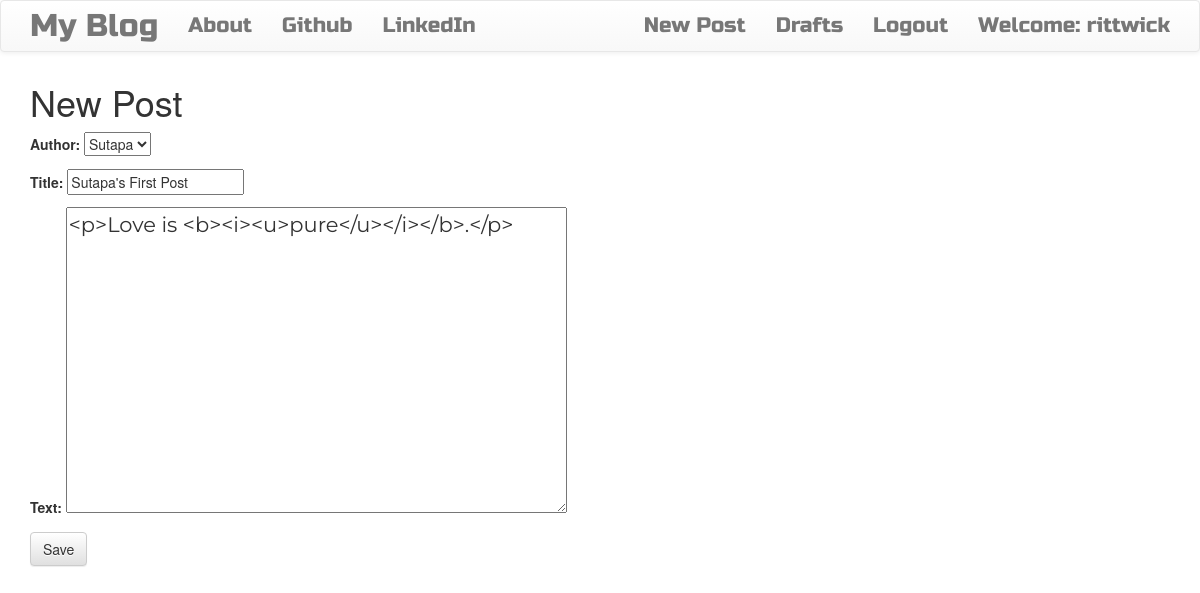
Page /post/2/edit (signed in) on the committed database.
### blog/models.py (models this page shows, shortened)
class Post(models.Model):
    author = models.ForeignKey("auth.User", on_delete=models.CASCADE)
    title = models.CharField(max_length=200)
    text = models.TextField()
    created_date = models.DateTimeField(default=timezone.now)
    published_date = models.DateTimeField(blank=True, null=True)

### blog/views.py (the view)
# urls.py: path('post/<int:pk>/edit', views.PostUpdateView.as_view(), name='post_edit'),
class PostUpdateView(LoginRequiredMixin, UpdateView):
    login_url = '/login/'
    redirect_field_name = 'blog/post_detail.html'
    form_class = PostForm
    model = Post

### blog/forms.py
class PostForm(forms.ModelForm):
    class Meta():
        model = Post
        fields = ('author', 'title', 'text')
        widgets = {
            'title': forms.TextInput(attrs={'class': 'textinputclass'}),
            'text': forms.Textarea(attrs={'class': 'editable medium-editor-textarea postcontent'})
        }

### blog/templates/blog/post_form.html (shortened to what this page needs)
{% extends 'blog/base.html' %}
{% block content %}
    <h1>New Post </h1>
    <form class="post-form" method="POST">
        {{form.as_p}}
        <input type="submit" value="Save" class="save btn btn-default">
    </form>
{% endblock content %}

### blog/templates/blog/base.html (shortened to what this page needs)
<!DOCTYPE html>
{% load static %}
<html lang="en">
<head>
    <link rel="stylesheet" href="https://maxcdn.bootstrapcdn.com/bootstrap/3.3.7/css/bootstrap.min.css">
    <link rel="stylesheet" href="https://maxcdn.bootstrapcdn.com/bootstrap/3.3.7/css/bootstrap-theme.min.css">
    <link rel="stylesheet" href="//cdn.jsdelivr.net/npm/medium-editor@latest/dist/css/medium-editor.min.css" type="text/css" media="screen" charset="utf-8">
    <link rel="stylesheet" href="{% static 'css/blog.css' %}">
</head>
<body class="loader">
    <nav class="navbar navbar-default techfont custom-navbar">
        <div class="container">
            <ul class="nav navbar-nav">
                <li><a href="{% url 'post_list' %}" class="navbar-brand bigbrand">My Blog</a></li>
                <li><a href="{% url 'about' %}">About</a></li>
                <li><a href="https://www.github.com">Github</a></li>
                <li><a href="https://www.linkedin.com">LinkedIn</a></li>
            </ul>
            <ul class="nav navbar-nav navbar-right">
                {% if user.is_authenticated %}
                    <li><a href="{% url 'post_new' %}">New Post</a></li>
                    <li><a href="{% url 'post_draft_list' %}">Drafts</a></li>
                    <li><a href="{% url 'logout' %}">Logout</a></li>
                    <li><a>Welcome: {{ user.username }}</a></li>
                {% else %}
                    <li><a href="{% url 'login' %}" class="nava navbar-right"><span class="glyphicon glyphicon-user"></span></a></li>
                {% endif %}
            </ul>
        </div>
    </nav>
    <div class="container content">
        <div class="row">
            <div class="col-md-8">
                <div class="blog_posts">
                    {% block content %}{% endblock content %}
                </div>
            </div>
        </div>
    </div>
</body>
</html>

### blog/static/css/blog.css (style rules this page uses)
.techfont { font-family: 'Russo One', sans-serif; font-size: 1.5em; margin-bottom: 10px; }
.bigbrand { font-size: 1.5em; }
.loader { filter:hue-rotate(0deg); color:linear-gradient(45deg,#0f8,#08f); animation:hue 10000ms infinite linear; }
.postcontent { font-family: 'Montserrat'; font-size: 1.5em; }

### rows in the picture
Post: author "Sutapa", title "Sutapa's First Post", text "<p>Love is <b><i><u>pure</u></i></b>.</p>"

### other values in the picture
{{ user.username }} "rittwick"
